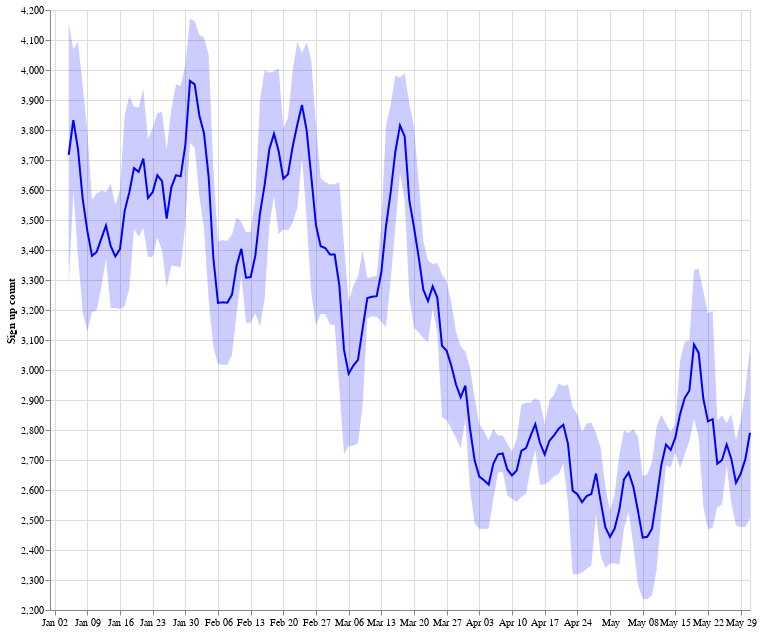

The notebook cell this image was saved under:
### Code cell
vol_w_std_chart = alt.layer(
    volume_viz, 
    volume_std_area
    )\
    .properties(
        width=700,
        height=600)

vol_w_std_chart

### Figure 1 — Vega-Lite specification as saved in the notebook (floating-point values rounded to 4 significant figures; data arrays with more than 128 entries replaced by an {"elided": "..."} marker saying what was removed)
{"config": {"view": {"continuousWidth": 400, "continuousHeight": 300}}, "layer": [{"data": {"name": "data-3e4c408462ce69235d3aefd9d45995b8"}, "mark": {"type": "line", "color": "blue"}, "encoding": {"x": {"field": "create_time", "title": null, "type": "temporal"}, "y": {"field": "vol_ma", "title": "Sign up count", "type": "quantitative"}}}, {"data": {"name": "data-3e4c408462ce69235d3aefd9d45995b8"}, "mark": {"type": "area", "color": "blue", "opacity": 0.2}, "encoding": {"x": {"field": "create_time", "title": null, "type": "temporal"}, "y": {"field": "vol_std_y1", "scale": {"zero": false}, "type": "quantitative"}, "y2": {"field": "vol_std_y2"}}}], "height": 600, "width": 700, "$schema": "https://vega.github.io/schema/vega-lite/v4.17.0.json", "datasets": {"data-3e4c408462ce69235d3aefd9d45995b8": {"elided": "151 records"}}}
